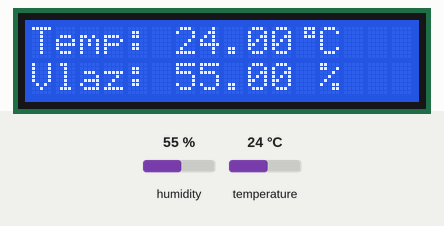
A sketch run on a simulated Arduino Uno, built with avr-gcc and run on an emulated ATmega328P. On the bench: 16×2 character LCD. The inputs (shaded band) are chosen by the test bench; at power-on: humidity 55 %, temperature 24 °C.

Above: at 1.2 s.
1.3 s: humidity set to 22 %
At 3.2 s:
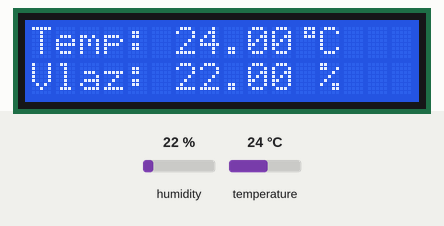
3.6 s: temperature set to 12 °C
At 4.7 s:
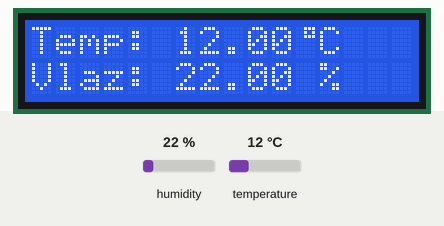
7.7 s: humidity set to 40 %
At 8.8 s:
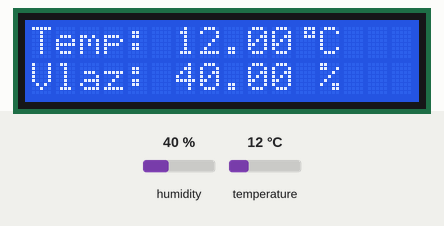
9.8 s: temperature set to 19 °C
At 11.5 s:
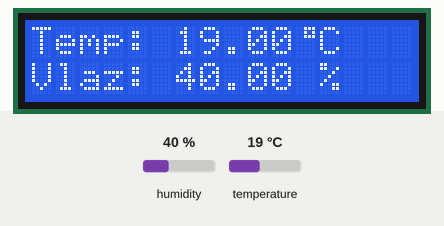
Timing chart, 0 to 12.9 s (numbered marks = the images above; inputs shaded):
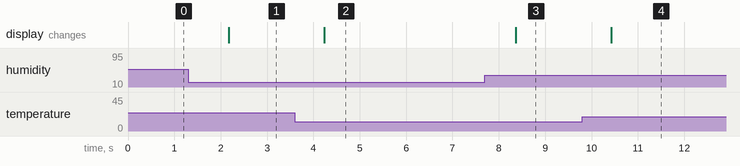

The sketch:

iot-dht22.ino
```cpp
#include <Wire.h>
#include <LiquidCrystal_I2C.h>
#include <DHT.h>

#define DHTPIN 2
#define DHTTYPE DHT22

DHT dht(DHTPIN, DHTTYPE);
LiquidCrystal_I2C lcd(0x27, 16, 2);

// Definicija prilagođenog simbola za stepen
byte degreeSymbol[8] = {
  B00111,
  B00101,
  B00111,
  B00000,
  B00000,
  B00000,
  B00000,
  B00000
};

void setup() {
    Serial.begin(9600);
    lcd.init();
    lcd.backlight();
    dht.begin();

    // Kreiraj prilagođeni karakter za simbol stepena
    lcd.createChar(0, degreeSymbol);
}

void loop() {
    // Očitavanje temperature i vlažnosti
    float humidity = dht.readHumidity();
    float temperature = dht.readTemperature();

    // Prikaz na LCD ekranu
    lcd.clear();
    lcd.setCursor(0, 0);
    lcd.print("Temp: ");
    lcd.print(temperature);
    lcd.write(byte(0)); // Prikaz prilagođenog simbola za stepen
    lcd.print("C");

    lcd.setCursor(0, 1);
    lcd.print("Vlaz: ");
    lcd.print(humidity);
    lcd.print(" %");

    // Provera da li je primljena komanda
    if (Serial.available() > 0) {
        char command = Serial.read();

        // Ako je primljena komanda "M", šalji podatke u JSON formatu
        if (command == 'M') {
            Serial.print("{\"Rh\": ");
            Serial.print(humidity);
            Serial.print(", \"T\": ");
            Serial.print(temperature);
            Serial.println("}");
        }
    }

    delay(1000); // Pauza od 1 sekunde između osvežavanja ekrana
}
```

Measured:
- after the input at 1.3 s, the display: changes after 0.87 s (image 1)
- after the input at 3.6 s, the display: changes after 0.63 s (image 2)
- after the input at 7.7 s, the display: changes after 0.66 s (image 3)
- after the input at 9.8 s, the display: changes after 0.63 s (image 4)
